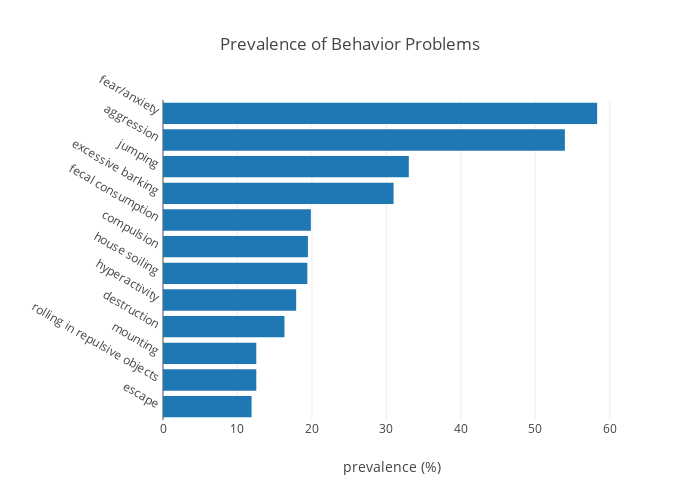

Notebook cell for this chart:
### Code cell
prevalences = prevalences.sort_values(ascending=True)
trace = go.Bar(
    x=prevalences.values,
    y=prevalences.index.values,
    orientation='h')
data = [trace]
layout = go.Layout(title='Prevalence of Behavior Problems',
                   xaxis=dict(title='prevalence (%)'),
                   yaxis=dict(title='',
                              automargin=True,
                              tickangle=30,
                              tickprefix=' ',
                              ticksuffix=' '),
                   width=700,
                   height=500
                  )
fig = dict(data=data, layout=layout)
py.iplot(fig)

### Figure 1 — Plotly figure (JSON) as saved in the notebook; plotly's stock layout.template omitted (floating-point values rounded to 4 significant figures)
{"data": [{"orientation": "h", "type": "bar", "x": [11.9, 12.53, 12.53, 16.31, 17.89, 19.39, 19.46, 19.86, 30.97, 33.02, 53.98, 58.31], "y": ["escape", "rolling in repulsive objects", "mounting", "destruction", "hyperactivity", "house soiling", "compulsion", "fecal consumption", "excessive barking", "jumping", "aggression", "fear/anxiety"]}], "layout": {"height": 500, "title": "Prevalence of Behavior Problems", "width": 700, "xaxis": {"title": "prevalence (%)"}, "yaxis": {"automargin": true, "tickangle": 30, "tickprefix": " ", "ticksuffix": " ", "title": ""}}}
